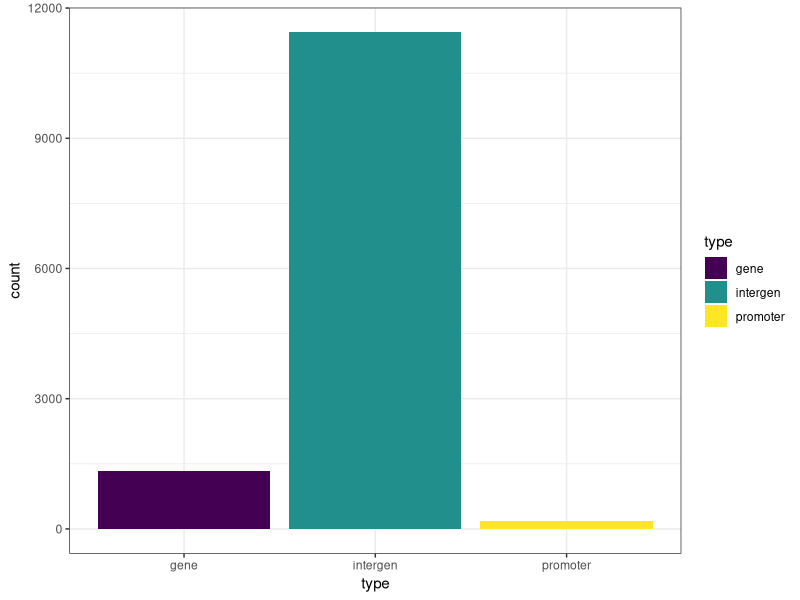
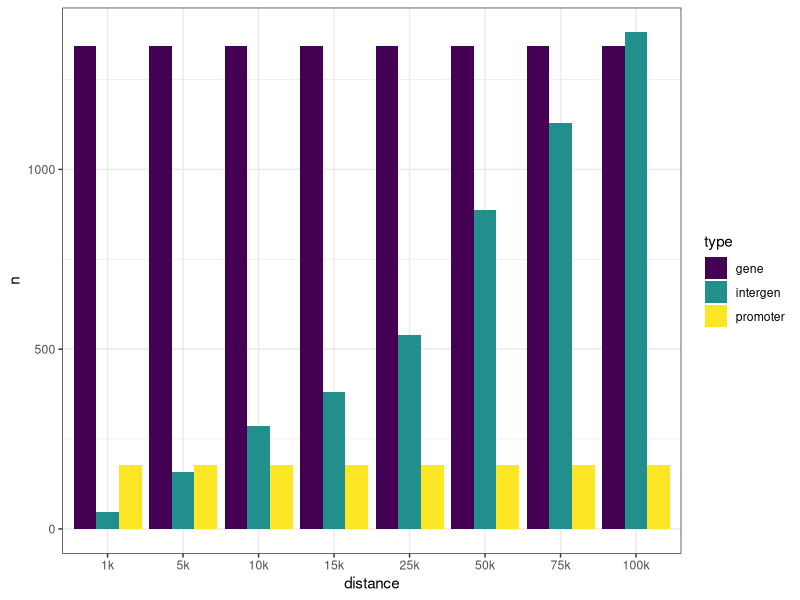
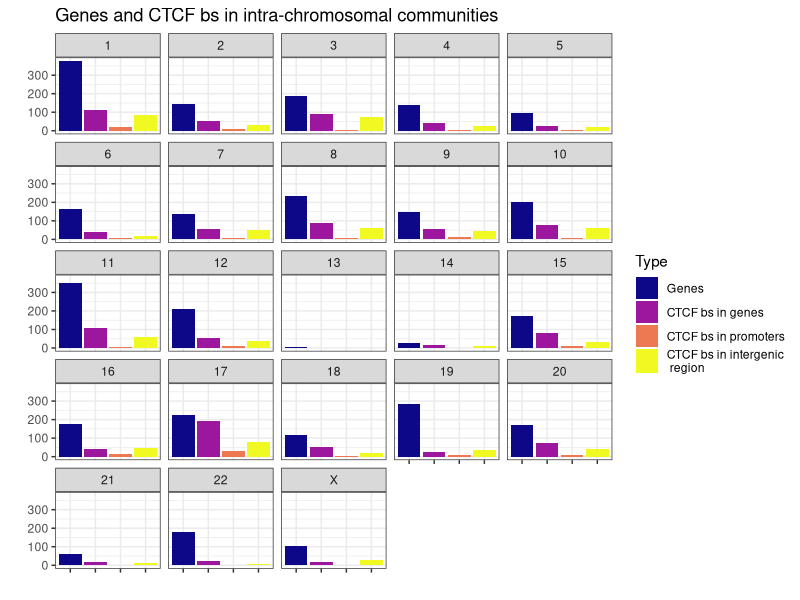

Reproduce these figures in R, in order.
library(readr)
library(dplyr)
library(ggplot2)
library(IRanges)

### Read the classified CTCFs
ctcfs <- read_tsv("data/class_ctcfs.tsv", col_types = cols(
  chr = col_character()))

ctcfs %>% select(type) %>% table()
# gen  intergen    other promoter 
# 8047     8979     2459      868
# intergen = 11438
ctcfs_hits <- read_tsv("data/ctcfs_hits.tsv")
genes <- read_tsv("data/luma-intra-vertices.tsv", 
                          col_types = cols_only(
                            ensemblID = col_character(),
                            chr = col_character(),
                            start = col_integer(),
                            end = col_integer()
                          ))
genes <- genes %>% dplyr::rename(id = ensemblID)

luma_ctcfs <- ctcfs_hits %>% 
  semi_join(genes, by = c("sequence" = "id")) %>% 
  select(ctcf) %>% unlist(use.names = FALSE) %>% unique()

## Remove ctcfs that lie on gene promoters or gene bodies in genes that are not 
## in our network. Keep the ones in the intergenic region of genes to check if they include
## other peaks at a certain distance
ctcfs <- bind_rows(
  ctcfs %>% 
    filter(id %in% luma_ctcfs),
  ctcfs %>% 
  filter(!id %in% luma_ctcfs, type  %in% c("intergen", "other"))
  )

promoters <- genes %>% mutate(end = start + 500, start = start - 5000)
extended_regions <- genes %>% mutate(start = start - 5000, end = end)
gene_bodies <- genes %>% mutate(start = start + 500) %>% filter(end > start)

chrs <- as.character(c(seq(1:22), "X"))

### Reclasify
luma_ctfs <- parallel::mclapply(X = chrs, mc.cores = 23, FUN = function(ch){
  chr_ctcfs <- ctcfs %>% filter(chr == ch)
  chr_gene_bodies <- gene_bodies %>% filter(chr == ch)
  chr_promoters <- promoters %>% filter(chr == ch)
  chr_extended_regions <- extended_regions %>% filter(chr == ch)
  
  cranges <- IRanges(start = chr_ctcfs$start, end = chr_ctcfs$end, names = chr_ctcfs$id)
  granges <- IRanges(start = chr_gene_bodies$start, end = chr_gene_bodies$end, names = chr_gene_bodies$id)
  pranges <- IRanges(start = chr_promoters$start, end = chr_promoters$end, names = chr_promoters$id)
  eranges <- IRanges(start = chr_extended_regions$start, end = chr_extended_regions$end, names = chr_extended_regions$id)
  
  #ctcfs in promotoers and gene bodies
  chr_ctcfs <- chr_ctcfs %>% mutate(phits = countOverlaps(cranges, pranges, type = "within"), 
                                    ghits = countOverlaps(cranges, granges, type = "within"))
                         
  phits <- as.data.frame(findOverlaps(cranges, pranges, type = "within")) 
  if(nrow(phits) > 0) {
    phits <- phits  %>% 
      mutate(ctcf = chr_ctcfs$id[queryHits], sequence = chr_promoters$id[subjectHits], type = "promoter")
  }
 
  ghits <- as.data.frame(findOverlaps(cranges, granges, type = "within"))
  if(nrow(ghits) > 0) {
    ghits <- ghits %>% 
      mutate(ctcf = chr_ctcfs$id[queryHits], sequence = chr_gene_bodies$id[subjectHits], type = "gene")
  }
   
  hits <- bind_rows(phits, ghits)
  
  if(nrow(hits) > 0) {
    hits <- hits %>% select(ctcf, sequence, type)
  }
  # Distance to the extended region
  dist <- distanceToNearest(cranges, eranges)
  chr_ctcfs$near_region <- chr_extended_regions$id[to(dist)]
  chr_ctcfs$near_distance <- unlist(elementMetadata(dist))
  return(list(ctcfs = chr_ctcfs, hits = hits))
})

class_ctcfs <- plyr::ldply(lapply(luma_ctfs, "[[", "ctcfs"))
ctcfs_hits <- plyr::ldply(lapply(luma_ctfs, "[[", "hits"))

class_ctcfs <- class_ctcfs %>% mutate(type = case_when(phits > 0 ~ "promoter",
                                                   ghits > 0 ~ "gene",
                                                   TRUE ~ "intergen"))

class_ctcfs %>% select(type) %>% table()
#gene intergen promoter 
#1343    11438      177

png(paste0("figures/ctcfs/class-barplot-luma.png"), width = 600, height = 800)
ggplot(class_ctcfs, aes(x = type, fill = type)) +
  geom_bar() +
  theme_bw() +
  scale_fill_viridis_d() 
dev.off()

ctcfs_count <- bind_rows(
  class_ctcfs %>% filter(near_distance <= 100000) %>% select(type) %>% mutate(distance = "100k"),
  class_ctcfs %>% filter(near_distance <= 75000) %>% select(type) %>% mutate(distance = "75k"),
  class_ctcfs %>% filter(near_distance <= 50000) %>% select(type) %>% mutate(distance = "50k"),
  class_ctcfs %>% filter(near_distance <= 25000) %>% select(type) %>% mutate(distance = "25k"),
  class_ctcfs %>% filter(near_distance <= 15000) %>% select(type) %>% mutate(distance = "15k"),
  class_ctcfs %>% filter(near_distance <= 10000) %>% select(type) %>% mutate(distance = "10k"),
  class_ctcfs %>% filter(near_distance <= 5000) %>% select(type) %>% mutate(distance = "5k"),
  class_ctcfs %>% filter(near_distance <= 1000) %>% select(type) %>% mutate(distance = "1k"))
ctcfs_count <- ctcfs_count %>% group_by(type, distance) %>% tally()
ctcfs_count$distance <- factor(ctcfs_count$distance, 
                                  levels = c("1k", "5k", "10k", "15k", "25k", "50k", "75k", "100k"))

png(paste0("figures/ctcfs/class-barplot-luma-distance.png"), width = 800, height = 800)
ggplot(ctcfs_count, aes(x = distance,  y = n, fill = type)) +
  geom_bar(position="dodge", stat="identity") +
  theme_bw() +
  scale_fill_viridis_d() 
dev.off()

## digamos que 50k 
class_ctcfs_50 <- class_ctcfs %>% filter(near_distance <= 50000)

class_ctcfs_50 %>% select(type) %>% table()
# gene intergen promoter 
# 1343      887      177 
plot_ctcfs <- class_ctcfs_50 %>% select(type, chr) %>% 
  bind_rows(genes %>% select(chr) %>% mutate(type = "mrna")) %>% 
  mutate(type = ordered(as.factor(type), levels = c("mrna", "gene", "promoter", "intergen")),
         chr = ordered(chr, levels = chrs))
  
png(paste0("figures/ctcfs/ctcfs-by-chr-type.png"), width = 1800, height = 1800)
ggplot(plot_ctcfs, aes(x = type, fill = type)) +
  geom_bar() +
  theme_bw() +
  theme(axis.text.x = element_blank()) +
  scale_fill_viridis_d(option = "C", name = "Type",
                       labels = c("Genes", "CTCF bs in genes", "CTCF bs in promoters", "CTCF bs in intergenic\n region" )) + 
  facet_wrap(~chr) +
  xlab("") +
  ylab("") +
  ggtitle("Genes and CTCF bs in intra-chromosomal communities") 
dev.off()

write_tsv(class_ctcfs, path = "data/ctcfs_in_intra_luma.tsv")
write_tsv(ctcfs_hits, path  = "data/ctcfs_hits_in_intra_luma.tsv")
write_tsv(class_ctcfs_50, path  = "data/ctcfs_in_intra_luma_50k.tsv")
